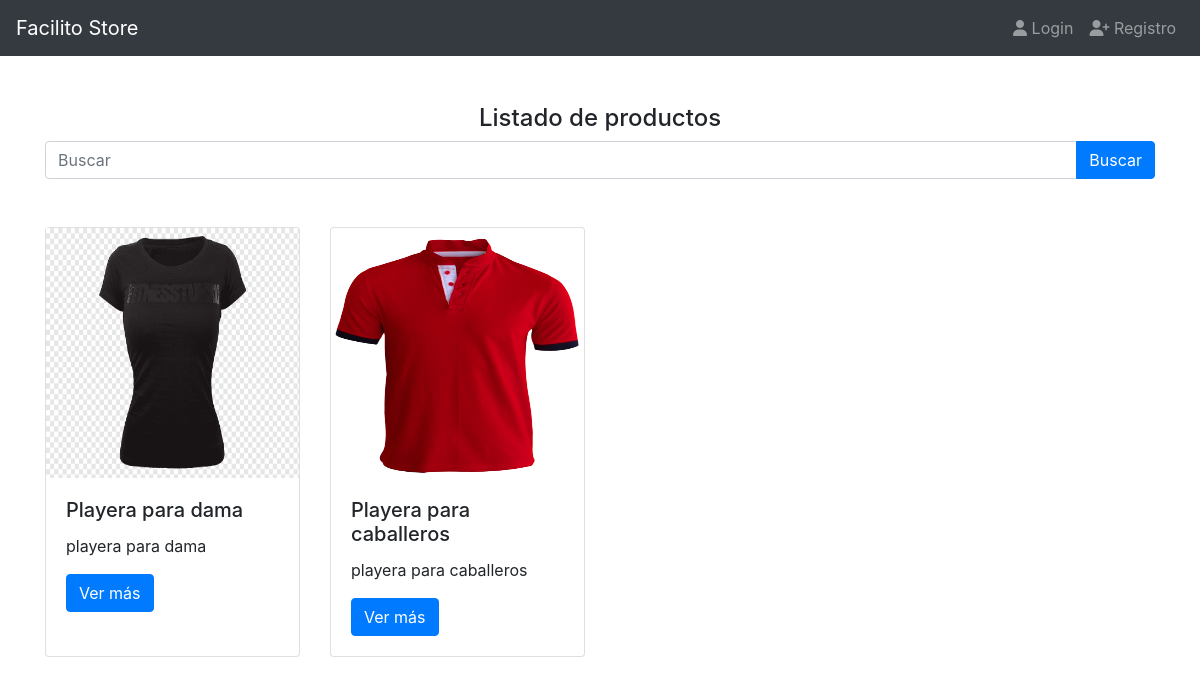
The page / on the database its author committed.
### products/models.py (models this page shows, shortened)
class Product(models.Model):
    title = models.CharField(max_length=50)
    description = models.TextField()
    price = models.DecimalField(max_digits=8, decimal_places=2, default=0.0) #123456.77
    slug = models.SlugField(null=False, blank=False, unique=True)
    image = models.ImageField(upload_to='products/', null=False, blank=False)
    created_at = models.DateTimeField(auto_now_add=True)

### products/views.py (the view)
# urls.py: path('', ProductListView.as_view(), name='index'),
class ProductListView(ListView):
    template_name = 'index.html'
    queryset = Product.objects.all().order_by('-id')
    def get_context_data(self, **kwargs):
        context = super().get_context_data(**kwargs)
        context['message'] = 'Listado de productos'
        context['products'] = context['product_list']
        return context

### templates/index.html
{% extends 'base.html' %}
{% block content %}
<div class="col">
    <h4 class="text-center">{{ message }}</h4>
    {% include 'products/snippets/search.html' %}
    {% include 'products/snippets/list.html' %}
</div>
{% endblock %}

### products/templates/products/snippets/list.html
<div class="row">
    {% for object in product_list %}
    <div class="col-3 mt-5">
        {% include 'products/snippets/product.html' with product=object %}
    </div>
    {% endfor %}
</div>

### products/templates/products/snippets/product.html
 <div class="card h-100">
    {% if product.image %}
        <img src="{{ product.image.url }}" alt="Imagen del producto" height="250">
    {% endif %}
    <div class="card-body">
        <h5 class="card-title">{{ product.title }}</h5>
        <p class="card-text">{{ product.description | truncatewords:15 }}</p>
        <a href="{% url 'products:product' product.slug %}" class="btn btn-primary">Ver más</a>
    </div>
</div>

### rows shown on the page
Product: image (picture), title "Playera para dama", description "playera para dama"
Product: image (picture), title "Playera para caballeros", description "playera para caballeros"

### other values the page prints
{{ message }} "Listado de productos"
